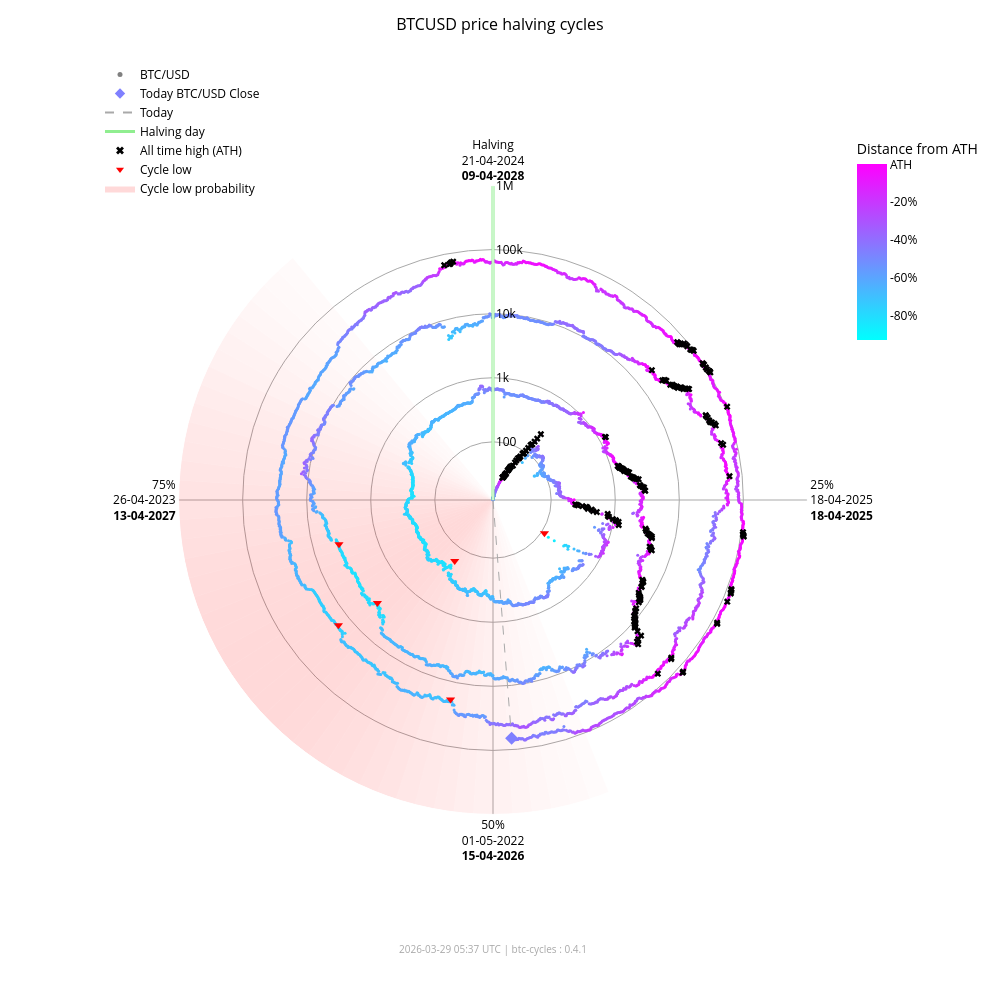

The code cell stored with this chart in its notebook:
### Markdown cell above
### Interactive chart (plotly)

### Code cell
fig_interactive = btc.plot(
    kind="interactive",
    from_date="2012-11-28",
)
# plotly config for interactivity
config = {"scrollZoom": True, "displayModeBar": True}
# display in notebook
fig_interactive.show(config=config)

### Figure 1 — Plotly figure (JSON) as saved in the notebook; plotly's stock layout.template omitted (floating-point values rounded to 4 significant figures; data arrays with more than 128 entries replaced by an {"elided": "..."} marker saying what was removed)
{"data": [{"fill": "toself", "fillcolor": "rgba(255,0,0,0.017168280509461755)", "hoverinfo": "skip", "line": {"width": 0}, "mode": "lines", "r": [12.35, 1000000, 1000000, 12.35, 12.35], "showlegend": false, "theta": [158.4, 158.4, 162.0, 162.0, 158.4], "type": "scatterpolar"}, {"fill": "toself", "fillcolor": "rgba(255,0,0,0.022114794501891175)", "hoverinfo": "skip", "line": {"width": 0}, "mode": "lines", "r": [12.35, 1000000, 1000000, 12.35, 12.35], "showlegend": false, "theta": [162.0, 162.0, 165.6, 165.6, 162.0], "type": "scatterpolar"}, {"fill": "toself", "fillcolor": "rgba(255,0,0,0.02790404259511669)", "hoverinfo": "skip", "line": {"width": 0}, "mode": "lines", "r": [12.35, 1000000, 1000000, 12.35, 12.35], "showlegend": false, "theta": [165.6, 165.6, 169.2, 169.2, 165.6], "type": "scatterpolar"}, {"fill": "toself", "fillcolor": "rgba(255,0,0,0.034518294852420334)", "hoverinfo": "skip", "line": {"width": 0}, "mode": "lines", "r": [12.35, 1000000, 1000000, 12.35, 12.35], "showlegend": false, "theta": [169.2, 169.2, 172.8, 172.8, 169.2], "type": "scatterpolar"}, {"fill": "toself", "fillcolor": "rgba(255,0,0,0.041901979682821514)", "hoverinfo": "skip", "line": {"width": 0}, "mode": "lines", "r": [12.35, 1000000, 1000000, 12.35, 12.35], "showlegend": false, "theta": [172.8, 172.8, 176.4, 176.4, 172.8], "type": "scatterpolar"}, {"fill": "toself", "fillcolor": "rgba(255,0,0,0.04996405861294358)", "hoverinfo": "skip", "line": {"width": 0}, "mode": "lines", "r": [12.35, 1000000, 1000000, 12.35, 12.35], "showlegend": false, "theta": [176.4, 176.4, 180.0, 180.0, 176.4], "type": "scatterpolar"}, {"fill": "toself", "fillcolor": "rgba(255,0,0,0.05858349692240514)", "hoverinfo": "skip", "line": {"width": 0}, "mode": "lines", "r": [12.35, 1000000, 1000000, 12.35, 12.35], "showlegend": false, "theta": [180.0, 180.0, 183.6, 183.6, 180.0], "type": "scatterpolar"}, {"fill": "toself", "fillcolor": "rgba(255,0,0,0.06761662035375064)", "hoverinfo": "skip", "line": {"width": 0}, "mode": "lines", "r": [12.35, 1000000, 1000000, 12.35, 12.35], "showlegend": false, "theta": [183.6, 183.6, 187.2, 187.2, 183.6], "type": "scatterpolar"}, {"fill": "toself", "fillcolor": "rgba(255,0,0,0.07690481219944661)", "hoverinfo": "skip", "line": {"width": 0}, "mode": "lines", "r": [12.35, 1000000, 1000000, 12.35, 12.35], "showlegend": false, "theta": [187.2, 187.2, 190.8, 190.8, 187.2], "type": "scatterpolar"}, {"fill": "toself", "fillcolor": "rgba(255,0,0,0.08628112000611096)", "hoverinfo": "skip", "line": {"width": 0}, "mode": "lines", "r": [12.35, 1000000, 1000000, 12.35, 12.35], "showlegend": false, "theta": [190.8, 190.8, 194.4, 194.4, 190.8], "type": "scatterpolar"}, {"fill": "toself", "fillcolor": "rgba(255,0,0,0.09557490841018089)", "hoverinfo": "skip", "line": {"width": 0}, "mode": "lines", "r": [12.35, 1000000, 1000000, 12.35, 12.35], "showlegend": false, "theta": [194.4, 194.4, 198.0, 198.0, 194.4], "type": "scatterpolar"}, {"fill": "toself", "fillcolor": "rgba(255,0,0,0.10461455782963762)", "hoverinfo": "skip", "line": {"width": 0}, "mode": "lines", "r": [12.35, 1000000, 1000000, 12.35, 12.35], "showlegend": false, "theta": [198.0, 198.0, 201.6, 201.6, 198.0], "type": "scatterpolar"}, {"fill": "toself", "fillcolor": "rgba(255,0,0,0.11322908719652829)", "hoverinfo": "skip", "line": {"width": 0}, "mode": "lines", "r": [12.35, 1000000, 1000000, 12.35, 12.35], "showlegend": false, "theta": [201.6, 201.6, 205.2, 205.2, 201.6], "type": "scatterpolar"}, {"fill": "toself", "fillcolor": "rgba(255,0,0,0.12125015337052986)", "hoverinfo": "skip", "line": {"width": 0}, "mode": "lines", "r": [12.35, 1000000, 1000000, 12.35, 12.35], "showlegend": false, "theta": [205.2, 205.2, 208.8, 208.8, 205.2], "type": "scatterpolar"}, {"fill": "toself", "fillcolor": "rgba(255,0,0,0.12851590515331976)", "hoverinfo": "skip", "line": {"width": 0}, "mode": "lines", "r": [12.35, 1000000, 1000000, 12.35, 12.35], "showlegend": false, "theta": [208.8, 208.8, 212.4, 212.4, 208.8], "type": "scatterpolar"}, {"fill": "toself", "fillcolor": "rgba(255,0,0,0.13487757461161184)", "hoverinfo": "skip", "line": {"width": 0}, "mode": "lines", "r": [12.35, 1000000, 1000000, 12.35, 12.35], "showlegend": false, "theta": [212.4, 212.4, 216.0, 216.0, 212.4], "type": "scatterpolar"}, {"fill": "toself", "fillcolor": "rgba(255,0,0,0.14020862181849592)", "hoverinfo": "skip", "line": {"width": 0}, "mode": "lines", "r": [12.35, 1000000, 1000000, 12.35, 12.35], "showlegend": false, "theta": [216.0, 216.0, 219.6, 219.6, 216.0], "type": "scatterpolar"}, {"fill": "toself", "fillcolor": "rgba(255,0,0,0.14441504950654527)", "hoverinfo": "skip", "line": {"width": 0}, "mode": "lines", "r": [12.35, 1000000, 1000000, 12.35, 12.35], "showlegend": false, "theta": [219.6, 219.6, 223.2, 223.2, 219.6], "type": "scatterpolar"}, {"fill": "toself", "fillcolor": "rgba(255,0,0,0.14744459351271713)", "hoverinfo": "skip", "line": {"width": 0}, "mode": "lines", "r": [12.35, 1000000, 1000000, 12.35, 12.35], "showlegend": false, "theta": [223.2, 223.2, 226.8, 226.8, 223.2], "type": "scatterpolar"}, {"fill": "toself", "fillcolor": "rgba(255,0,0,0.14929223192296423)", "hoverinfo": "skip", "line": {"width": 0}, "mode": "lines", "r": [12.35, 1000000, 1000000, 12.35, 12.35], "showlegend": false, "theta": [226.8, 226.8, 230.4, 230.4, 226.8], "type": "scatterpolar"}, {"fill": "toself", "fillcolor": "rgba(255,0,0,0.15)", "hoverinfo": "skip", "line": {"width": 0}, "mode": "lines", "r": [12.35, 1000000, 1000000, 12.35, 12.35], "showlegend": false, "theta": [230.4, 230.4, 234.0, 234.0, 230.4], "type": "scatterpolar"}, {"fill": "toself", "fillcolor": "rgba(255,0,0,0.14965033825231114)", "hoverinfo": "skip", "line": {"width": 0}, "mode": "lines", "r": [12.35, 1000000, 1000000, 12.35, 12.35], "showlegend": false, "theta": [234.0, 234.0, 237.6, 237.6, 234.0], "type": "scatterpolar"}, {"fill": "toself", "fillcolor": "rgba(255,0,0,0.14835378057909807)", "hoverinfo": "skip", "line": {"width": 0}, "mode": "lines", "r": [12.35, 1000000, 1000000, 12.35, 12.35], "showlegend": false, "theta": [237.6, 237.6, 241.2, 241.2, 237.6], "type": "scatterpolar"}, {"fill": "toself", "fillcolor": "rgba(255,0,0,0.14623322283554635)", "hoverinfo": "skip", "line": {"width": 0}, "mode": "lines", "r": [12.35, 1000000, 1000000, 12.35, 12.35], "showlegend": false, "theta": [241.2, 241.2, 244.8, 244.8, 241.2], "type": "scatterpolar"}, {"fill": "toself", "fillcolor": "rgba(255,0,0,0.1434078538226231)", "hoverinfo": "skip", "line": {"width": 0}, "mode": "lines", "r": [12.35, 1000000, 1000000, 12.35, 12.35], "showlegend": false, "theta": [244.8, 244.8, 248.4, 248.4, 244.8], "type": "scatterpolar"}, {"fill": "toself", "fillcolor": "rgba(255,0,0,0.13997983179373427)", "hoverinfo": "skip", "line": {"width": 0}, "mode": "lines", "r": [12.35, 1000000, 1000000, 12.35, 12.35], "showlegend": false, "theta": [248.4, 248.4, 252.0, 252.0, 248.4], "type": "scatterpolar"}, {"fill": "toself", "fillcolor": "rgba(255,0,0,0.13602598258454268)", "hoverinfo": "skip", "line": {"width": 0}, "mode": "lines", "r": [12.35, 1000000, 1000000, 12.35, 12.35], "showlegend": false, "theta": [252.0, 252.0, 255.6, 255.6, 252.0], "type": "scatterpolar"}, {"fill": "toself", "fillcolor": "rgba(255,0,0,0.13159547355344953)", "hoverinfo": "skip", "line": {"width": 0}, "mode": "lines", "r": [12.35, 1000000, 1000000, 12.35, 12.35], "showlegend": false, "theta": [255.6, 255.6, 259.2, 259.2, 255.6], "type": "scatterpolar"}, {"fill": "toself", "fillcolor": "rgba(255,0,0,0.12671301775492697)", "hoverinfo": "skip", "line": {"width": 0}, "mode": "lines", "r": [12.35, 1000000, 1000000, 12.35, 12.35], "showlegend": false, "theta": [259.2, 259.2, 262.8, 262.8, 259.2], "type": "scatterpolar"}, {"fill": "toself", "fillcolor": "rgba(255,0,0,0.12138610149219965)", "hoverinfo": "skip", "line": {"width": 0}, "mode": "lines", "r": [12.35, 1000000, 1000000, 12.35, 12.35], "showlegend": false, "theta": [262.8, 262.8, 266.4, 266.4, 262.8], "type": "scatterpolar"}, {"fill": "toself", "fillcolor": "rgba(255,0,0,0.1156142551644921)", "hoverinfo": "skip", "line": {"width": 0}, "mode": "lines", "r": [12.35, 1000000, 1000000, 12.35, 12.35], "showlegend": false, "theta": [266.4, 266.4, 270.0, 270.0, 266.4], "type": "scatterpolar"}, {"fill": "toself", "fillcolor": "rgba(255,0,0,0.10939851441251548)", "hoverinfo": "skip", "line": {"width": 0}, "mode": "lines", "r": [12.35, 1000000, 1000000, 12.35, 12.35], "showlegend": false, "theta": [270.0, 270.0, 273.6, 273.6, 270.0], "type": "scatterpolar"}, {"fill": "toself", "fillcolor": "rgba(255,0,0,0.10274974912946185)", "hoverinfo": "skip", "line": {"width": 0}, "mode": "lines", "r": [12.35, 1000000, 1000000, 12.35, 12.35], "showlegend": false, "theta": [273.6, 273.6, 277.2, 277.2, 273.6], "type": "scatterpolar"}, {"fill": "toself", "fillcolor": "rgba(255,0,0,0.09569517349791425)", "hoverinfo": "skip", "line": {"width": 0}, "mode": "lines", "r": [12.35, 1000000, 1000000, 12.35, 12.35], "showlegend": false, "theta": [277.2, 277.2, 280.8, 280.8, 277.2], "type": "scatterpolar"}, {"fill": "toself", "fillcolor": "rgba(255,0,0,0.08828282625646727)", "hoverinfo": "skip", "line": {"width": 0}, "mode": "lines", "r": [12.35, 1000000, 1000000, 12.35, 12.35], "showlegend": false, "theta": [280.8, 280.8, 284.4, 284.4, 280.8], "type": "scatterpolar"}, {"fill": "toself", "fillcolor": "rgba(255,0,0,0.08058400018765345)", "hoverinfo": "skip", "line": {"width": 0}, "mode": "lines", "r": [12.35, 1000000, 1000000, 12.35, 12.35], "showlegend": false, "theta": [284.4, 284.4, 288.0, 288.0, 284.4], "type": "scatterpolar"}, {"fill": "toself", "fillcolor": "rgba(255,0,0,0.07269354608292704)", "hoverinfo": "skip", "line": {"width": 0}, "mode": "lines", "r": [12.35, 1000000, 1000000, 12.35, 12.35], "showlegend": false, "theta": [288.0, 288.0, 291.6, 291.6, 288.0], "type": "scatterpolar"}, {"fill": "toself", "fillcolor": "rgba(255,0,0,0.06472784449068783)", "hoverinfo": "skip", "line": {"width": 0}, "mode": "lines", "r": [12.35, 1000000, 1000000, 12.35, 12.35], "showlegend": false, "theta": [291.6, 291.6, 295.2, 295.2, 291.6], "type": "scatterpolar"}, {"fill": "toself", "fillcolor": "rgba(255,0,0,0.05682021976743955)", "hoverinfo": "skip", "line": {"width": 0}, "mode": "lines", "r": [12.35, 1000000, 1000000, 12.35, 12.35], "showlegend": false, "theta": [295.2, 295.2, 298.8, 298.8, 295.2], "type": "scatterpolar"}, {"fill": "toself", "fillcolor": "rgba(255,0,0,0.04911378436707333)", "hoverinfo": "skip", "line": {"width": 0}, "mode": "lines", "r": [12.35, 1000000, 1000000, 12.35, 12.35], "showlegend": false, "theta": [298.8, 298.8, 302.4, 302.4, 298.8], "type": "scatterpolar"}, {"fill": "toself", "fillcolor": "rgba(255,0,0,0.04175213714896469)", "hoverinfo": "skip", "line": {"width": 0}, "mode": "lines", "r": [12.35, 1000000, 1000000, 12.35, 12.35], "showlegend": false, "theta": [302.4, 302.4, 306.0, 306.0, 302.4], "type": "scatterpolar"}, {"fill": "toself", "fillcolor": "rgba(255,0,0,0.034868865657538876)", "hoverinfo": "skip", "line": {"width": 0}, "mode": "lines", "r": [12.35, 1000000, 1000000, 12.35, 12.35], "showlegend": false, "theta": [306.0, 306.0, 309.6, 309.6, 306.0], "type": "scatterpolar"}, {"fill": "toself", "fillcolor": "rgba(255,0,0,0.02857722515334582)", "hoverinfo": "skip", "line": {"width": 0}, "mode": "lines", "r": [12.35, 1000000, 1000000, 12.35, 12.35], "showlegend": false, "theta": [309.6, 309.6, 313.2, 313.2, 309.6], "type": "scatterpolar"}, {"fill": "toself", "fillcolor": "rgba(255,0,0,0.022961515313555197)", "hoverinfo": "skip", "line": {"width": 0}, "mode": "lines", "r": [12.35, 1000000, 1000000, 12.35, 12.35], "showlegend": false, "theta": [313.2, 313.2, 316.8, 316.8, 313.2], "type": "scatterpolar"}, {"fill": "toself", "fillcolor": "rgba(255,0,0,0.01807146942917362)", "hoverinfo": "skip", "line": {"width": 0}, "mode": "lines", "r": [12.35, 1000000, 1000000, 12.35, 12.35], "showlegend": false, "theta": [316.8, 316.8, 320.4, 320.4, 316.8], "type": "scatterpolar"}, {"hoverinfo": "text", "marker": {"color": {"elided": "4870 str values"}, "size": 3}, "mode": "markers", "r": {"elided": "4870 float values"}, "showlegend": false, "text": {"elided": "4870 str values"}, "theta": {"elided": "4870 float values"}, "type": "scatterpolar"}, {"hoverinfo": "skip", "line": {"color": "lightgreen", "width": 3}, "mode": "lines", "r": [12.35, 1000000], "showlegend": false, "theta": [0, 0], "type": "scatterpolar"}, {"hoverinfo": "skip", "line": {"color": "darkgrey", "dash": "dash", "width": 1}, "mode": "lines", "r": [12.35, 66570.0], "showlegend": false, "theta": [175.5, 175.5], "type": "scatterpolar"}, {"hoverinfo": "text", "marker": {"color": "#7f80ff", "size": 10, "symbol": "diamond"}, "mode": "markers", "r": [66570.0], "showlegend": false, "text": ["Today<br>Date: 2026-03-29<br>Price: $66,568.70"], "theta": [175.5], "type": "scatterpolar"}, {"hoverinfo": "text", "marker": {"color": "black", "size": 6, "symbol": "x"}, "mode": "markers", "r": {"elided": "195 float values"}, "showlegend": false, "text": {"elided": "195 str values"}, "theta": {"elided": "195 float values"}, "type": "scatterpolar"}, {"hoverinfo": "text", "marker": {"color": "red", "size": 8, "symbol": "triangle-down"}, "mode": "markers", "r": [111.6, 164.9, 3233.0, 3925.0, 18950.0, 15760.0], "showlegend": false, "text": ["Cycle Low<br>Date: 2014-02-21<br>Price: $111.56<br>ATH distance: -91.0%", "Cycle Low<br>Date: 2015-01-14<br>Price: $164.92<br>ATH distance: -86.7%", "Cycle Low<br>Date: 2018-12-15<br>Price: $3,232.51<br>ATH distance: -83.3%", "Cycle Low<br>Date: 2019-03-25<br>Price: $3,924.55<br>ATH distance: -79.7%", "Cycle Low<br>Date: 2022-06-18<br>Price: $18,954.25<br>ATH distance: -71.9%", "Cycle Low<br>Date: 2022-11-21<br>Price: $15,760.19<br>ATH distance: -76.7%"], "theta": [122.8, 212.1, 228.3, 254.0, 192.0, 231.0], "type": "scatterpolar"}, {"marker": {"color": "grey", "size": 5}, "mode": "markers", "name": "BTC/USD", "r": [null], "theta": [null], "type": "scatterpolar"}, {"marker": {"color": "#7f80ff", "size": 8, "symbol": "diamond"}, "mode": "markers", "name": "Today BTC/USD Close", "r": [null], "theta": [null], "type": "scatterpolar"}, {"line": {"color": "darkgrey", "dash": "dash"}, "mode": "lines", "name": "Today", "r": [null], "theta": [null], "type": "scatterpolar"}, {"line": {"color": "lightgreen", "width": 3}, "mode": "lines", "name": "Halving day", "r": [null], "theta": [null], "type": "scatterpolar"}, {"marker": {"color": "black", "size": 7, "symbol": "x"}, "mode": "markers", "name": "All time high (ATH)", "r": [null], "theta": [null], "type": "scatterpolar"}, {"marker": {"color": "red", "size": 7, "symbol": "triangle-down"}, "mode": "markers", "name": "Cycle low", "r": [null], "theta": [null], "type": "scatterpolar"}, {"fill": "toself", "fillcolor": "rgba(255,0,0,0.15)", "line": {"width": 0}, "mode": "lines", "name": "Cycle low probability", "r": [null], "theta": [null], "type": "scatterpolar"}, {"hoverinfo": "skip", "marker": {"cmax": 0, "cmin": -0.9307, "color": [0], "colorbar": {"len": 0.25, "ticktext": ["ATH", "-20%", "-40%", "-60%", "-80%", "-100%"], "tickvals": [0, -0.2, -0.4, -0.6, -0.8, -1.0], "title": {"text": "Distance from ATH"}, "x": 0.95, "y": 0.92, "yanchor": "top"}, "colorscale": {"elided": "256x2 mixed values"}, "showscale": true, "size": 0}, "mode": "markers", "r": [null], "showlegend": false, "theta": [null], "type": "scatterpolar"}], "layout": {"annotations": [{"font": {"color": "darkgrey", "size": 10}, "showarrow": false, "text": "2026-03-29 05:37 UTC | btc-cycles : 0.4.1", "x": 0.5, "xref": "paper", "y": -0.02, "yref": "paper"}], "font": {"color": "black"}, "height": 1000, "legend": {"bgcolor": "rgba(0,0,0,0)", "font": {"color": "black"}, "x": 0.0, "y": 1.0}, "margin": {"b": 60, "l": 100, "r": 80, "t": 60}, "paper_bgcolor": "white", "plot_bgcolor": "white", "polar": {"angularaxis": {"color": "black", "direction": "clockwise", "gridcolor": "darkgrey", "rotation": 90, "ticktext": ["Halving<br>21-04-2024<br><b>09-04-2028</b>", "25%<br>18-04-2025<br><b>18-04-2025</b>", "50%<br>01-05-2022<br><b>15-04-2026</b>", "75%<br>26-04-2023<br><b>13-04-2027</b>"], "tickvals": [0, 90, 180, 270]}, "bgcolor": "white", "domain": {"x": [0.1, 0.9], "y": [0.05, 0.95]}, "radialaxis": {"angle": 90, "color": "black", "gridcolor": "darkgrey", "range": [1.092, 6.0], "tickangle": 90, "ticktext": ["100", "1k", "10k", "100k", "1M"], "tickvals": [100, 1000, 10000, 100000, 1000000], "type": "log"}}, "title": {"font": {"color": "black", "size": 16}, "text": "BTCUSD price halving cycles", "x": 0.5}, "width": 1000}}
